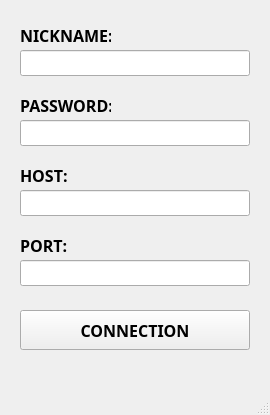
<?xml version="1.0" encoding="UTF-8"?>
<ui version="4.0">
 <class>MainWindow</class>
 <widget class="QMainWindow" name="MainWindow">
  <property name="geometry">
   <rect>
    <x>0</x>
    <y>0</y>
    <width>270</width>
    <height>415</height>
   </rect>
  </property>
  <property name="font">
   <font>
    <family>Bahnschrift</family>
    <pointsize>12</pointsize>
   </font>
  </property>
  <property name="windowTitle">
   <string>MainWindow</string>
  </property>
  <widget class="QWidget" name="centralwidget">
   <widget class="QLabel" name="label">
    <property name="geometry">
     <rect>
      <x>20</x>
      <y>20</y>
      <width>91</width>
      <height>30</height>
     </rect>
    </property>
    <property name="font">
     <font>
      <family>Bahnschrift</family>
      <pointsize>12</pointsize>
      <weight>75</weight>
      <bold>true</bold>
     </font>
    </property>
    <property name="text">
     <string>NICKNAME:</string>
    </property>
   </widget>
   <widget class="QLineEdit" name="lineEdit">
    <property name="geometry">
     <rect>
      <x>20</x>
      <y>50</y>
      <width>230</width>
      <height>26</height>
     </rect>
    </property>
   </widget>
   <widget class="QLineEdit" name="lineEdit_2">
    <property name="geometry">
     <rect>
      <x>20</x>
      <y>120</y>
      <width>230</width>
      <height>26</height>
     </rect>
    </property>
    <property name="text">
     <string/>
    </property>
   </widget>
   <widget class="QLabel" name="label_2">
    <property name="geometry">
     <rect>
      <x>20</x>
      <y>90</y>
      <width>91</width>
      <height>30</height>
     </rect>
    </property>
    <property name="font">
     <font>
      <family>Bahnschrift</family>
      <pointsize>12</pointsize>
      <weight>75</weight>
      <bold>true</bold>
     </font>
    </property>
    <property name="text">
     <string>PASSWORD:</string>
    </property>
   </widget>
   <widget class="QLineEdit" name="lineEdit_3">
    <property name="geometry">
     <rect>
      <x>20</x>
      <y>190</y>
      <width>230</width>
      <height>26</height>
     </rect>
    </property>
    <property name="text">
     <string/>
    </property>
   </widget>
   <widget class="QLabel" name="label_5">
    <property name="geometry">
     <rect>
      <x>20</x>
      <y>160</y>
      <width>91</width>
      <height>30</height>
     </rect>
    </property>
    <property name="font">
     <font>
      <family>Bahnschrift</family>
      <pointsize>12</pointsize>
      <weight>75</weight>
      <bold>true</bold>
     </font>
    </property>
    <property name="text">
     <string>HOST:</string>
    </property>
   </widget>
   <widget class="QLineEdit" name="lineEdit_4">
    <property name="geometry">
     <rect>
      <x>20</x>
      <y>260</y>
      <width>230</width>
      <height>26</height>
     </rect>
    </property>
    <property name="text">
     <string/>
    </property>
   </widget>
   <widget class="QLabel" name="label_6">
    <property name="geometry">
     <rect>
      <x>20</x>
      <y>230</y>
      <width>91</width>
      <height>30</height>
     </rect>
    </property>
    <property name="font">
     <font>
      <family>Bahnschrift</family>
      <pointsize>12</pointsize>
      <weight>75</weight>
      <bold>true</bold>
     </font>
    </property>
    <property name="text">
     <string>PORT:</string>
    </property>
   </widget>
   <widget class="QPushButton" name="pushButton">
    <property name="geometry">
     <rect>
      <x>20</x>
      <y>310</y>
      <width>230</width>
      <height>40</height>
     </rect>
    </property>
    <property name="font">
     <font>
      <weight>75</weight>
      <bold>true</bold>
     </font>
    </property>
    <property name="text">
     <string>CONNECTION</string>
    </property>
   </widget>
  </widget>
  <widget class="QMenuBar" name="menubar">
   <property name="geometry">
    <rect>
     <x>0</x>
     <y>0</y>
     <width>270</width>
     <height>25</height>
    </rect>
   </property>
  </widget>
  <widget class="QStatusBar" name="statusbar"/>
 </widget>
 <resources/>
 <connections/>
</ui>
